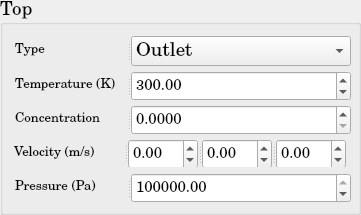
          <widget class="QGroupBox" name="DM_BoundaryCondition_Top">
           <property name="minimumSize">
            <size>
             <width>361</width>
             <height>215</height>
            </size>
           </property>
           <property name="maximumSize">
            <size>
             <width>361</width>
             <height>215</height>
            </size>
           </property>
           <property name="font">
            <font>
             <family>Century Schoolbook L</family>
             <pointsize>14</pointsize>
             <weight>50</weight>
             <bold>false</bold>
            </font>
           </property>
           <property name="title">
            <string>Top</string>
           </property>
           <layout class="QGridLayout" name="gridLayout_33">
            <item row="0" column="0">
             <widget class="QSplitter" name="splitter_76">
              <property name="minimumSize">
               <size>
                <width>338</width>
                <height>30</height>
               </size>
              </property>
              <property name="maximumSize">
               <size>
                <width>336</width>
                <height>30</height>
               </size>
              </property>
              <property name="orientation">
               <enum>Qt::Horizontal</enum>
              </property>
              <widget class="QLabel" name="DM_BC_Type_Top">
               <property name="minimumSize">
                <size>
                 <width>110</width>
                 <height>30</height>
                </size>
               </property>
               <property name="maximumSize">
                <size>
                 <width>110</width>
                 <height>30</height>
                </size>
               </property>
               <property name="text">
                <string>&lt;html&gt;&lt;head/&gt;&lt;body&gt;&lt;p&gt;&lt;span style=&quot; font-size:10pt;&quot;&gt;Type&lt;/span&gt;&lt;/p&gt;&lt;/body&gt;&lt;/html&gt;</string>
               </property>
              </widget>
              <widget class="QComboBox" name="DM_BC_Type_Top_ComboBox">
               <property name="minimumSize">
                <size>
                 <width>220</width>
                 <height>30</height>
                </size>
               </property>
               <property name="maximumSize">
                <size>
                 <width>220</width>
                 <height>30</height>
                </size>
               </property>
               <item>
                <property name="text">
                 <string>Outlet</string>
                </property>
               </item>
               <item>
                <property name="text">
                 <string>Wall</string>
                </property>
               </item>
               <item>
                <property name="text">
                 <string>Inlet</string>
                </property>
               </item>
               <item>
                <property name="text">
                 <string>Neumann</string>
                </property>
               </item>
               <item>
                <property name="text">
                 <string>Dirichlet</string>
                </property>
               </item>
              </widget>
             </widget>
            </item>
            <item row="1" column="0">
             <widget class="QSplitter" name="splitter_77">
              <property name="minimumSize">
               <size>
                <width>338</width>
                <height>30</height>
               </size>
              </property>
              <property name="maximumSize">
               <size>
                <width>336</width>
                <height>30</height>
               </size>
              </property>
              <property name="orientation">
               <enum>Qt::Horizontal</enum>
              </property>
              <widget class="QLabel" name="DM_BC_Temperature_Top">
               <property name="minimumSize">
                <size>
                 <width>110</width>
                 <height>30</height>
                </size>
               </property>
               <property name="maximumSize">
                <size>
                 <width>110</width>
                 <height>30</height>
                </size>
               </property>
               <property name="text">
                <string>&lt;html&gt;&lt;head/&gt;&lt;body&gt;&lt;p&gt;&lt;span style=&quot; font-size:10pt;&quot;&gt;Temperature (K)&lt;/span&gt;&lt;/p&gt;&lt;/body&gt;&lt;/html&gt;</string>
               </property>
              </widget>
              <widget class="QDoubleSpinBox" name="DM_BC_Top_Temperature_doubleSpinBox">
               <property name="minimumSize">
                <size>
                 <width>220</width>
                 <height>30</height>
                </size>
               </property>
               <property name="maximumSize">
                <size>
                 <width>220</width>
                 <height>30</height>
                </size>
               </property>
               <property name="font">
                <font>
                 <pointsize>11</pointsize>
                </font>
               </property>
               <property name="maximum">
                <double>1000000000.000000000000000</double>
               </property>
               <property name="value">
                <double>300.000000000000000</double>
               </property>
              </widget>
             </widget>
            </item>
            <item row="2" column="0">
             <widget class="QSplitter" name="splitter_102">
              <property name="minimumSize">
               <size>
                <width>338</width>
                <height>30</height>
               </size>
              </property>
              <property name="maximumSize">
               <size>
                <width>336</width>
                <height>30</height>
               </size>
              </property>
              <property name="orientation">
               <enum>Qt::Horizontal</enum>
              </property>
              <widget class="QLabel" name="DM_BC_Concentration_Top">
               <property name="minimumSize">
                <size>
                 <width>110</width>
                 <height>30</height>
                </size>
               </property>
               <property name="maximumSize">
                <size>
                 <width>110</width>
                 <height>30</height>
                </size>
               </property>
               <property name="text">
                <string>&lt;html&gt;&lt;head/&gt;&lt;body&gt;&lt;p&gt;&lt;span style=&quot; font-size:10pt;&quot;&gt;Concentration&lt;/span&gt;&lt;/p&gt;&lt;/body&gt;&lt;/html&gt;</string>
               </property>
              </widget>
              <widget class="QDoubleSpinBox" name="DM_BC_Top_Concentration_doubleSpinBox">
               <property name="minimumSize">
                <size>
                 <width>220</width>
                 <height>30</height>
                </size>
               </property>
               <property name="maximumSize">
                <size>
                 <width>220</width>
                 <height>30</height>
                </size>
               </property>
               <property name="font">
                <font>
                 <pointsize>11</pointsize>
                </font>
               </property>
               <property name="decimals">
                <number>4</number>
               </property>
               <property name="maximum">
                <double>1.000000000000000</double>
               </property>
               <property name="singleStep">
                <double>0.010000000000000</double>
               </property>
              </widget>
             </widget>
            </item>
            <item row="3" column="0">
             <widget class="QSplitter" name="splitter_78">
              <property name="orientation">
               <enum>Qt::Horizontal</enum>
              </property>
              <widget class="QLabel" name="DM_BC_Velocity_Top">
               <property name="minimumSize">
                <size>
                 <width>110</width>
                 <height>30</height>
                </size>
               </property>
               <property name="maximumSize">
                <size>
                 <width>110</width>
                 <height>30</height>
                </size>
               </property>
               <property name="text">
                <string>&lt;html&gt;&lt;head/&gt;&lt;body&gt;&lt;p&gt;&lt;span style=&quot; font-size:10pt;&quot;&gt;Velocity (m/s)&lt;/span&gt;&lt;/p&gt;&lt;/body&gt;&lt;/html&gt;</string>
               </property>
              </widget>
              <widget class="QSplitter" name="splitter_79">
               <property name="minimumSize">
                <size>
                 <width>220</width>
                 <height>30</height>
                </size>
               </property>
               <property name="maximumSize">
                <size>
                 <width>222</width>
                 <height>30</height>
                </size>
               </property>
               <property name="orientation">
                <enum>Qt::Horizontal</enum>
               </property>
               <widget class="QDoubleSpinBox" name="DM_BC_Top_Velocity_1d_doubleSpinBox">
                <property name="minimumSize">
                 <size>
                  <width>68</width>
                  <height>30</height>
                 </size>
                </property>
                <property name="maximumSize">
                 <size>
                  <width>70</width>
                  <height>30</height>
                 </size>
                </property>
                <property name="font">
                 <font>
                  <pointsize>11</pointsize>
                 </font>
                </property>
                <property name="minimum">
                 <double>-1000000000.000000000000000</double>
                </property>
                <property name="maximum">
                 <double>1000000000.000000000000000</double>
                </property>
               </widget>
               <widget class="QDoubleSpinBox" name="DM_BC_Top_Velocity_2d_doubleSpinBox">
                <property name="minimumSize">
                 <size>
                  <width>68</width>
                  <height>30</height>
                 </size>
                </property>
                <property name="maximumSize">
                 <size>
                  <width>70</width>
                  <height>30</height>
                 </size>
                </property>
                <property name="font">
                 <font>
                  <pointsize>11</pointsize>
                 </font>
                </property>
                <property name="minimum">
                 <double>-1000000000.000000000000000</double>
                </property>
                <property name="maximum">
                 <double>1000000000.000000000000000</double>
                </property>
               </widget>
               <widget class="QDoubleSpinBox" name="DM_BC_Top_Velocity_3d_doubleSpinBox">
                <property name="minimumSize">
                 <size>
                  <width>68</width>
                  <height>30</height>
                 </size>
                </property>
                <property name="maximumSize">
                 <size>
                  <width>70</width>
                  <height>30</height>
                 </size>
                </property>
                <property name="font">
                 <font>
                  <pointsize>11</pointsize>
                 </font>
                </property>
                <property name="minimum">
                 <double>-1000000000.000000000000000</double>
                </property>
                <property name="maximum">
                 <double>1000000000.000000000000000</double>
                </property>
               </widget>
              </widget>
             </widget>
            </item>
            <item row="4" column="0">
             <widget class="QSplitter" name="splitter_80">
              <property name="minimumSize">
               <size>
                <width>338</width>
                <height>30</height>
               </size>
              </property>
              <property name="maximumSize">
               <size>
                <width>336</width>
                <height>30</height>
               </size>
              </property>
              <property name="orientation">
               <enum>Qt::Horizontal</enum>
              </property>
              <widget class="QLabel" name="DM_BC_Pressure_Top">
               <property name="minimumSize">
                <size>
                 <width>110</width>
                 <height>30</height>
                </size>
               </property>
               <property name="maximumSize">
                <size>
                 <width>110</width>
                 <height>30</height>
                </size>
               </property>
               <property name="text">
                <string>&lt;html&gt;&lt;head/&gt;&lt;body&gt;&lt;p&gt;&lt;span style=&quot; font-size:10pt;&quot;&gt;Pressure (Pa)&lt;/span&gt;&lt;/p&gt;&lt;/body&gt;&lt;/html&gt;</string>
               </property>
              </widget>
              <widget class="QDoubleSpinBox" name="DM_BC_Pressure_Top_doubleSpinBox">
               <property name="minimumSize">
                <size>
                 <width>220</width>
                 <height>30</height>
                </size>
               </property>
               <property name="maximumSize">
                <size>
                 <width>220</width>
                 <height>30</height>
                </size>
               </property>
               <property name="font">
                <font>
                 <pointsize>11</pointsize>
                </font>
               </property>
               <property name="maximum">
                <double>1000000000.000000000000000</double>
               </property>
               <property name="value">
                <double>100000.000000000000000</double>
               </property>
              </widget>
             </widget>
            </item>
           </layout>
          </widget>
